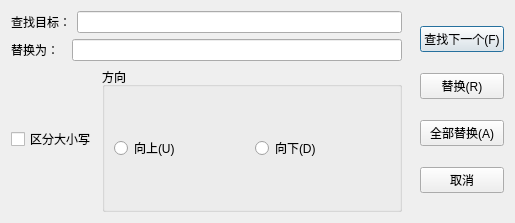
<?xml version="1.0" encoding="UTF-8"?>
<ui version="4.0">
 <class>ReplaceDialog</class>
 <widget class="QDialog" name="ReplaceDialog">
  <property name="geometry">
   <rect>
    <x>0</x>
    <y>0</y>
    <width>515</width>
    <height>223</height>
   </rect>
  </property>
  <property name="windowTitle">
   <string>replace</string>
  </property>
  <property name="windowIcon">
   <iconset resource="res.qrc">
    <normaloff>:/icons/iconsFile/replace.png</normaloff>:/icons/iconsFile/replace.png</iconset>
  </property>
  <layout class="QHBoxLayout" name="horizontalLayout_6">
   <item>
    <layout class="QHBoxLayout" name="horizontalLayout_5">
     <item>
      <layout class="QVBoxLayout" name="verticalLayout_2">
       <item>
        <layout class="QVBoxLayout" name="verticalLayout">
         <item>
          <layout class="QHBoxLayout" name="horizontalLayout">
           <item>
            <widget class="QLabel" name="label">
             <property name="text">
              <string>查找目标：</string>
             </property>
            </widget>
           </item>
           <item>
            <widget class="QLineEdit" name="searchText"/>
           </item>
          </layout>
         </item>
         <item>
          <layout class="QHBoxLayout" name="horizontalLayout_2">
           <item>
            <widget class="QLabel" name="label_2">
             <property name="text">
              <string>替换为：  </string>
             </property>
            </widget>
           </item>
           <item>
            <widget class="QLineEdit" name="replaceText"/>
           </item>
          </layout>
         </item>
        </layout>
       </item>
       <item>
        <layout class="QHBoxLayout" name="horizontalLayout_4">
         <item>
          <widget class="QCheckBox" name="btnCaseSensitive">
           <property name="text">
            <string>区分大小写</string>
           </property>
          </widget>
         </item>
         <item>
          <widget class="QGroupBox" name="groupBox">
           <property name="minimumSize">
            <size>
             <width>300</width>
             <height>100</height>
            </size>
           </property>
           <property name="title">
            <string>方向</string>
           </property>
           <layout class="QHBoxLayout" name="horizontalLayout_3">
            <item>
             <widget class="QRadioButton" name="btnUp">
              <property name="text">
               <string>向上(U)</string>
              </property>
             </widget>
            </item>
            <item>
             <widget class="QRadioButton" name="btnDown">
              <property name="text">
               <string>向下(D)</string>
              </property>
             </widget>
            </item>
           </layout>
          </widget>
         </item>
        </layout>
       </item>
      </layout>
     </item>
     <item>
      <spacer name="horizontalSpacer">
       <property name="orientation">
        <enum>Qt::Horizontal</enum>
       </property>
       <property name="sizeHint" stdset="0">
        <size>
         <width>40</width>
         <height>20</height>
        </size>
       </property>
      </spacer>
     </item>
     <item>
      <layout class="QVBoxLayout" name="verticalLayout_3">
       <item>
        <widget class="QPushButton" name="btnSearchNext">
         <property name="text">
          <string>查找下一个(F)</string>
         </property>
        </widget>
       </item>
       <item>
        <widget class="QPushButton" name="btnReplace">
         <property name="text">
          <string>替换(R)</string>
         </property>
        </widget>
       </item>
       <item>
        <widget class="QPushButton" name="btnReplaceAll">
         <property name="text">
          <string>全部替换(A)</string>
         </property>
        </widget>
       </item>
       <item>
        <widget class="QPushButton" name="pushButton_4">
         <property name="text">
          <string>取消</string>
         </property>
        </widget>
       </item>
      </layout>
     </item>
    </layout>
   </item>
  </layout>
 </widget>
 <resources>
  <include location="res.qrc"/>
 </resources>
 <connections/>
</ui>
